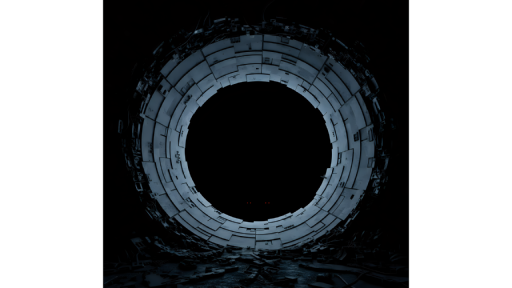
#> input picture apps/service/_thumb.png, 512 x 288 px
$ python light_spread_blend.py --from ../apps/service/_thumb.png --to out.png --out out.png
#> lines starting #> are read from the running program, lines starting #| are printed output that depends on the picture; after the words box and inside, x2 and y2 are one past the last pixel; in counts of white or black regions, pixels touching at a corner belong together; pictures that were not available may be replaced by others from this repository, and a replacement may not be noted
"""Blends two plates by letting the destination's own lamps flicker on and creep outward.

    python -I scripts/light_spread_blend.py --from night.png --to party.png --out blend.mov
    python -I scripts/light_spread_blend.py ... --preview          # 1286px H.264, for judging
    python -I scripts/light_spread_blend.py ... --organic 0.9 --flicker-seconds 0.8

The GYG show goes coastal night -> party-city square, and those two plates are
not one set under two lights: matched on their gradient profiles they come back
at 0.359 across and 0.336 down, where the golden-hour-to-night shot's own two
ends scored 0.59-0.79. Different architecture, different materials, different
palette. Asking a video model to interpolate between them is asking it to invent
ten seconds of building.

The director's idea is what makes it tractable, and it is a compositing idea
rather than a generative one: the change is *led by the light*. Only ~3% of the
party plate is lit -- strings of small bulbs, star lanterns, wall lamps, lit
windows -- so those pixels are the sources, each one flickers on, and the new
artwork creeps outward from it.

## The two things the first version got wrong

It faded up smoothly and it spread in circles, and the note back was exact:
"more like flickering on", "like lights turning on that looks like mold
growing". Both of those are structural, not a matter of tuning:

**A Gaussian pool cannot grow like mold.** Blurring a seed mask and sweeping a
threshold down it gives a front whose speed falls off with distance, so every
pool is a soft circle that slows as it widens. Mold creeps at roughly *constant*
speed and its edge is ragged. That is a **distance field**, not a blur: the
front advances one pixel of distance per unit time whatever the shape, and
adding noise to the distance makes it lobe and branch. `scipy`'s exact Euclidean
transform gives the distance and, in the same pass, the index of the nearest
source -- which is what lets every pixel know which lamp owns it.

**A smooth fade cannot flicker.** Flicker is per-lamp and discontinuous, so the
lamps have to be individuals: `label` finds the connected components of the seed
mask, each gets its own ignition time and its own pseudo-random stutter, and
`return_indices` propagates that identity out through the lamp's territory so
the whole pool blinks with its lamp rather than pixel by pixel.

## What makes the order organic rather than a wipe

A lamp's ignition time is read from a low-frequency noise field sampled at the
lamp's position, so neighbouring lamps tend to come on together and the lit
region appears in blotches that then join -- rather than sweeping left to right.
Each pixel's arrival is then a mix of its lamp's ignition time and its own
noise-warped distance from that lamp, which is the growth.

## Why this is Python, in a TypeScript repo

16.2 million pixels times 240 frames, plus an exact Euclidean distance
transform. This is vectorised array work and numpy/scipy do it in seconds;
`scripts/` already carries `.jsx` and `.mjs` alongside the `.ts`.

Everything geometric is computed at quarter resolution and scaled up. The fields
are smooth and the saving is large: an exact distance transform with indices on
a full 5750x2818 frame allocates several hundred megabytes, and this box has
already had one background job killed for memory pressure. Frames then go to
ffmpeg down a pipe in horizontal bands, so peak memory stays near one band.

## What it guarantees

The first frame IS the source plate and the last frame IS the destination plate.
Arrival times are normalised into `[hold, 1]` and every lamp's stutter window
closes well before the end, so at t=0 nothing is revealed and at t=1 everything
is, with no blinking left running. Measured on the 1286px preview of the first
version: 2.53 and 3.08 mean absolute error against the two plates, which is JPEG
and resampling error and nothing else.
"""

import argparse
import os
import subprocess
import sys

import numpy as np
from PIL import Image
from scipy import ndimage

ROOT = os.path.dirname(os.path.dirname(os.path.abspath(__file__)))
FFMPEG = os.path.join(ROOT, "node_modules", "ffmpeg-static", "ffmpeg.exe")


def parse_args():
    p = argparse.ArgumentParser()
    p.add_argument("--from", dest="src", required=True, help="the plate it starts on")
    p.add_argument("--to", dest="dst", required=True, help="the plate it ends on")
    p.add_argument("--out", required=True, help="output .mov (ProRes) or .mp4")
    p.add_argument("--seconds", type=float, default=10.0)
    p.add_argument("--fps", type=float, default=24.0)
    p.add_argument("--hold", type=float, default=0.10,
                   help="fraction of the clip held on the source before anything lights")
    p.add_argument("--percentile", type=float, default=97.0,
                   help="luminance percentile of the destination that counts as a lamp")
    p.add_argument("--organic", type=float, default=0.75,
                   help="how far the growth front is warped off a circle, 0 = circles")
    p.add_argument("--spread", type=float, default=0.45,
                   help="share of the timing given to creeping outward vs lamps igniting")
    p.add_argument("--flicker-seconds", dest="flicker", type=float, default=0.7,
                   help="how long each lamp stutters before it settles")
    p.add_argument("--blinks", type=int, default=9, help="stutter steps per lamp")
    p.add_argument("--pace", type=float, default=0.65,
                   help="0 = raw growth (bunches up), 1 = equal area revealed per frame")
    p.add_argument("--settle", type=float, default=0.08,
                   help="fraction of the clip left fully arrived at the tail")
    p.add_argument("--edge", type=float, default=0.035,
                   help="softness of the creeping edge, as a fraction of the clip")
    p.add_argument("--bloom", type=float, default=1.0, help="0 turns the warm edge glow off")
    p.add_argument("--seed", type=int, default=7)
    p.add_argument("--width", type=int, default=0, help="override output width")
    p.add_argument("--preview", action="store_true", help="1286px wide, H.264, for judging")
    return p.parse_args()


def value_noise(shape, octaves, rng):
    """Multi-octave value noise in [-1, 1]. Upsampled random grids, summed."""
    h, w = shape
    out = np.zeros(shape, dtype=np.float32)
    amplitude = 1.0
    total = 0.0
    for octave in range(octaves):
        cells = 2 ** (octave + 2)
        grid = rng.random((max(2, cells), max(2, int(cells * w / h) or 2))).astype(np.float32)
        up = np.asarray(
            Image.fromarray((grid * 255).astype(np.uint8)).resize((w, h), Image.BICUBIC),
            dtype=np.float32,
        ) / 255.0
        out += amplitude * (up - 0.5) * 2.0
        total += amplitude
        amplitude *= 0.55
    return out / max(total, 1e-6)


def main():
    a = parse_args()
    src_im = Image.open(a.src).convert("RGB")
    dst_im = Image.open(a.dst).convert("RGB")
    if src_im.size != dst_im.size:
        print(f"! {src_im.size} and {dst_im.size} differ; resizing the destination to match")
        dst_im = dst_im.resize(src_im.size, Image.LANCZOS)

    W, H = src_im.size
#> W = 512; H = 288
    if a.preview:
        W, H = 1286, round(1286 * H / W / 2) * 2
    elif a.width:
        W, H = a.width, round(a.width * H / W / 2) * 2
    if (W, H) != src_im.size:
        src_im = src_im.resize((W, H), Image.LANCZOS)
        dst_im = dst_im.resize((W, H), Image.LANCZOS)

    src = np.asarray(src_im, dtype=np.uint8)
    dst = np.asarray(dst_im, dtype=np.uint8)
    total = int(round(a.seconds * a.fps))
    rng = np.random.default_rng(a.seed)
    print(f"{W}x{H}, {total} frames at {a.fps}fps")
#| 512x288, 240 frames at 24.0fps

    # ---- geometry, at quarter resolution ---------------------------------
    gw, gh = max(96, W // 4), max(96, H // 4)
#> gw = 128; gh = 96
    lum = np.asarray(dst_im.resize((gw, gh), Image.LANCZOS).convert("L"), dtype=np.float32)
    cut = float(np.percentile(lum, a.percentile))
#> cut = 101
    seed = lum >= cut
#> seed: shape (96, 128) bool; 3.1% white in thin lines or dots, all inside (x1, y1, x2, y2) = (39, 23, 87, 82)
    print(f"seed: {100 * seed.mean():.2f}% of frame lit at luma >= {cut:.0f}")
#| seed: 3.07% of frame lit at luma >= 101

    labels, lamps = ndimage.label(seed)
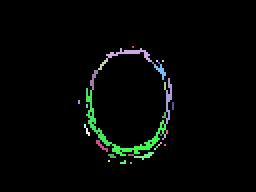
#> labels: shape (96, 128) int32 (shown 2 times larger); 36 distinct labels, from 0 to 35; one colour per label, 0 black
#> lamps = 35
    print(f"lamps: {lamps} connected sources")
#| lamps: 35 connected sources
    if lamps == 0:
        sys.exit("no lit pixels found; lower --percentile")

    # Distance to the nearest lamp, and which lamp that is. One pass gives both.
    dist, (iy, ix) = ndimage.distance_transform_edt(~seed, return_indices=True)
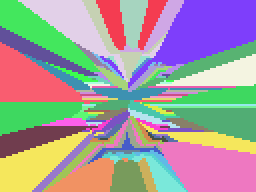
#> iy: shape (96, 128) int32 (shown 2 times larger); 59 distinct labels, from 23 to 81; one colour per label, 0 black
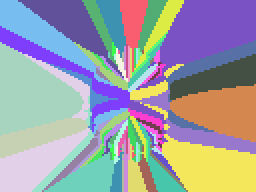
#> ix: shape (96, 128) int32 (shown 2 times larger); 46 distinct labels, from 39 to 86; one colour per label, 0 black
    owner = labels[iy, ix]                       # lamp id owning every pixel
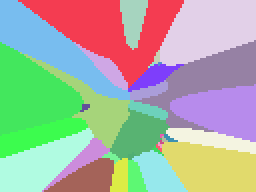
#> owner: shape (96, 128) int32 (shown 2 times larger); 35 distinct labels, from 1 to 35; one colour per label, 0 black
    del iy, ix

    # When each lamp comes on: read off a low-frequency noise field at its own
    # position, so neighbouring lamps tend to ignite together and the lit area
    # appears in blotches that join, rather than sweeping across the frame.
    order_field = value_noise((gh, gw), 3, rng)
    centres = ndimage.center_of_mass(seed, labels, range(1, lamps + 1))
#> centres = 35 pairs, first value 23 to 81, second value 39 to 86
    ignite = np.zeros(lamps + 1, dtype=np.float32)
#> ignite = 36 values from 0 to 0
    for n, (cy, cx) in enumerate(centres, start=1):
        ignite[n] = order_field[int(np.clip(cy, 0, gh - 1)), int(np.clip(cx, 0, gw - 1))]
#> this loop made 35 passes
#> (cy, cx) on passes 1 to 12: (23, 66), (26.32, 64.83), (31.6, 51.1), (30, 78), (30, 81), (31, 76), (31, 79), (34.89, 79.89), (39.06, 46.29), (49.39, 83.83), (42.5, 82), (59.49, 46.97)
#> after the loop, ignite = 36 values, max 0.473 at index 33, min -0.642 at index 13, mean 0.098
    lo, hi = float(ignite[1:].min()), float(ignite[1:].max())
#> lo = -0.642; hi = 0.473
    ignite[1:] = (ignite[1:] - lo) / max(hi - lo, 1e-6)
    # Some lamps light a bigger territory faster than others.
    vigour = rng.uniform(0.65, 1.45, size=lamps + 1).astype(np.float32)
#> vigour = 36 values, max 1.35 at index 7, min 0.678 at index 34, mean 1.08

    # The growth: distance warped by noise so the front lobes and branches
    # instead of staying a circle, and divided by each lamp's own vigour.
    warp = value_noise((gh, gw), 5, rng)
    span = float(np.percentile(dist, 99.0)) or 1.0
#> span = 50.54
    creep = dist / span + a.organic * warp * 0.55
    creep = np.clip(creep / np.maximum(vigour[owner], 0.1), 0.0, None)
    creep /= max(float(np.percentile(creep, 99.5)), 1e-6)

    arrive = (1.0 - a.spread) * ignite[owner] + a.spread * creep
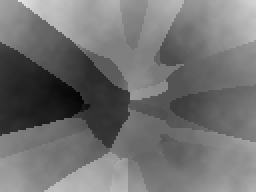
#> arrive: shape (96, 128) float64 (shown 2 times larger); min 0.0229, max 0.897, mean 0.445
    arrive -= arrive.min()
    arrive /= max(float(arrive.max()), 1e-6)

    """Pace it.

    Raw arrival times bunch: most of the frame is close to some lamp, so most
    of it arrives in the middle third and the growth was visibly over by 7.5s of
    10, leaving a dead tail. Ranking the arrival times and mixing that back in
    spreads them towards equal area revealed per frame. Mixed rather than
    replaced, because full equalisation paces the growth so evenly that it stops
    looking like something spreading and starts looking like a meter filling.
    """
    flat = arrive.ravel()
#> flat = 12288 values, max 1 at index 9, min 0 at index 6311, mean 0.483
    order = np.argsort(flat)
#> order = 12288 values, max 12287 at index 11592, min 0 at index 10979, mean 6143.5
    ranks = np.empty(flat.size, dtype=np.float32)
    ranks[order] = np.arange(flat.size, dtype=np.float32) / max(flat.size - 1, 1)
    arrive = (1.0 - a.pace) * arrive + a.pace * ranks.reshape(arrive.shape)
    arrive -= arrive.min()
    arrive /= max(float(arrive.max()), 1e-6)

    # Into clip time: the hold at the head, a settled beat at the tail.
    usable = max(1.0 - a.hold - a.settle, 1e-6)
    arrive_t = a.hold + arrive * usable
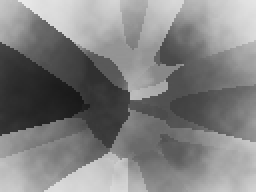
#> arrive_t: shape (96, 128) float64 (shown 2 times larger); min 0.1, max 0.92, mean 0.505
    lamp_t = a.hold + (1.0 - a.spread) * ignite * usable
#> lamp_t = 36 values, max 0.551 at index 33, min 0.1 at index 0, mean 0.392
    phase = rng.random(lamps + 1).astype(np.float32) * 97.0
#> phase = 36 values, max 94.24 at index 31, min 1.6 at index 21, mean 42.46

    def up(arr, mode):
#> called with mode = 2
        return np.asarray(
            Image.fromarray(arr.astype(np.float32), mode="F").resize((W, H), mode),
            dtype=np.float32,
        )

    arrive_full = up(arrive_t, Image.BILINEAR)
    lamp_t_full = up(lamp_t[owner], Image.NEAREST)
    phase_full = up(phase[owner], Image.NEAREST)
    seed_full = up(seed.astype(np.float32), Image.BILINEAR)
#> call 4 of up, with mode = 2
#> in up (call 4), `return np.asarray( Image.fromarray(arr.astype(np.float32), mode="F").r..`:
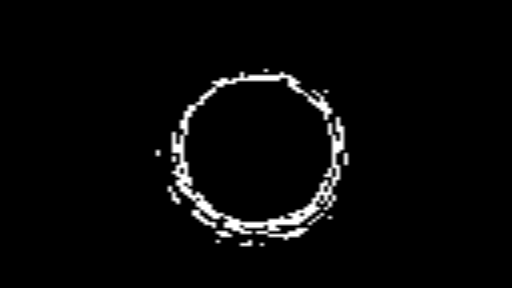
#> returned value: shape (288, 512) float32; min 0, max 1, mean 0.0307
    del dist, owner, labels, warp, creep, arrive, arrive_t, order_field
    print(f"arrival spans {arrive_full.min():.2f}-{arrive_full.max():.2f} of the clip")
#| arrival spans 0.10-0.92 of the clip

    flick_t = a.flicker / a.seconds          # stutter window, in clip fractions
    print(f"each lamp stutters for {a.flicker}s ({a.blinks} steps) then settles")

    # ---- encode ----------------------------------------------------------
    if a.preview or a.out.lower().endswith(".mp4"):
        codec = ["-c:v", "libx264", "-preset", "slow", "-crf", "18", "-pix_fmt", "yuv420p"]
    else:
        # ProRes 422 HQ: a projection master made of two native plates, with no
        # upscale anywhere in it, so nothing is thrown away here.
        codec = ["-c:v", "prores_ks", "-profile:v", "3", "-qscale:v", "9"]

#> (the run stopped early here; a loop or call above may not have finished)
